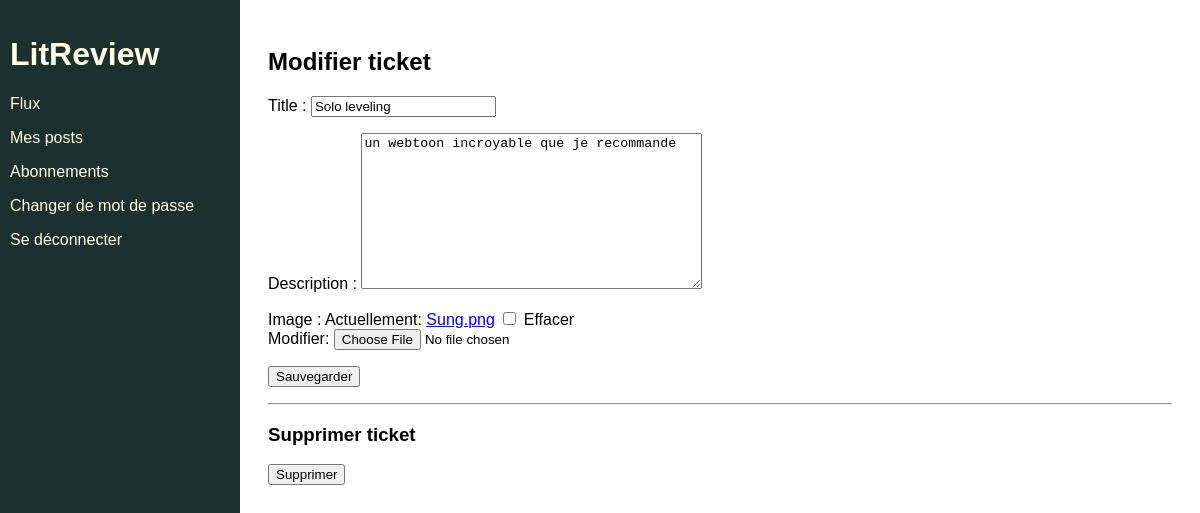
The page /ticket/1/edit (signed in) on the database its author committed.
### review/models.py (models this page shows)
class Ticket(models.Model):
    title = models.CharField(max_length=128)
    description = models.TextField(max_length=2048, blank=True)
    user = models.ForeignKey(to=settings.AUTH_USER_MODEL, on_delete=models.CASCADE)
    image = models.ImageField(null=True, blank=True)
    time_created = models.DateTimeField(auto_now_add=True)

### review/views.py (the view, shortened to what this page needs)
# urls.py: path("ticket/<int:ticket_id>/edit", review.views.edit_ticket, name="edit-ticket"),
@login_required
def edit_ticket(request, ticket_id):
    ticket = get_object_or_404(models.Ticket, id=ticket_id)
    edit_ticket = forms.TicketForm(instance=ticket)
    delete_ticket = forms.DeleteTicketForm()
    context = {
        "edit_ticket": edit_ticket,
        "delete_ticket": delete_ticket,
    }
    return render(request, "review/edit_ticket.html", context=context)

### review/forms.py
class TicketForm(forms.ModelForm):
    edit_ticket = forms.BooleanField(widget=forms.HiddenInput, initial=True)
    class Meta:
        model = models.Ticket
        fields = ["title", "description", "image"]

class DeleteTicketForm(forms.Form):
    delete_ticket = forms.BooleanField(widget=forms.HiddenInput, initial=True)

### review/templates/review/edit_ticket.html (shortened to what this page needs)
{% extends 'base.html' %}
{% block content %}
    <h2>Modifier ticket</h2>
    <form method="post">
        {{ edit_ticket.as_p }}
        <button type="submit" >Sauvegarder</button>
    </form>
    <hr>
    <h3>Supprimer ticket</h3>
    <form method="post">
        <button type="submit" >Supprimer</button>
    </form>
{% endblock content %}

### static/app.css (style rules this page uses)
html { font-family: Arial; }

### rows shown on the page
Ticket: title "Solo leveling", description "un webtoon incroyable que je recommande"
